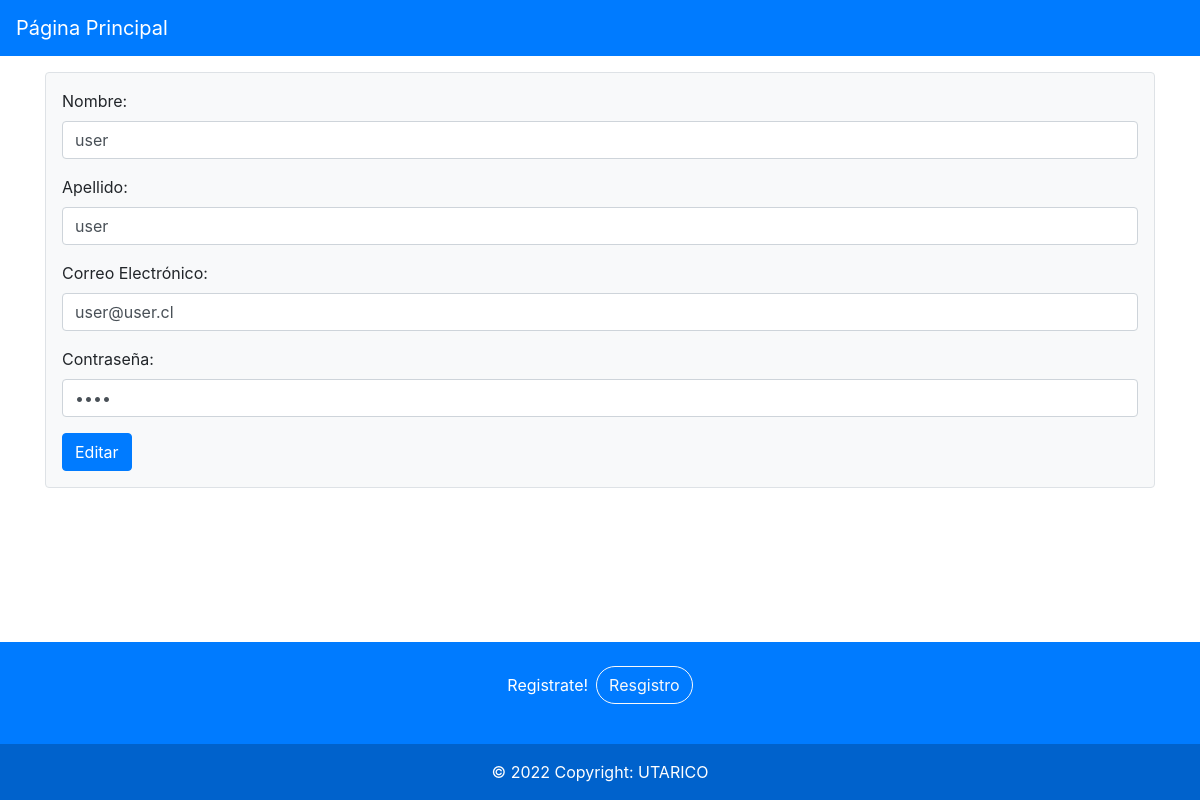
The app's page /resources/php/user/user_edit_form.php?id=2, older data.
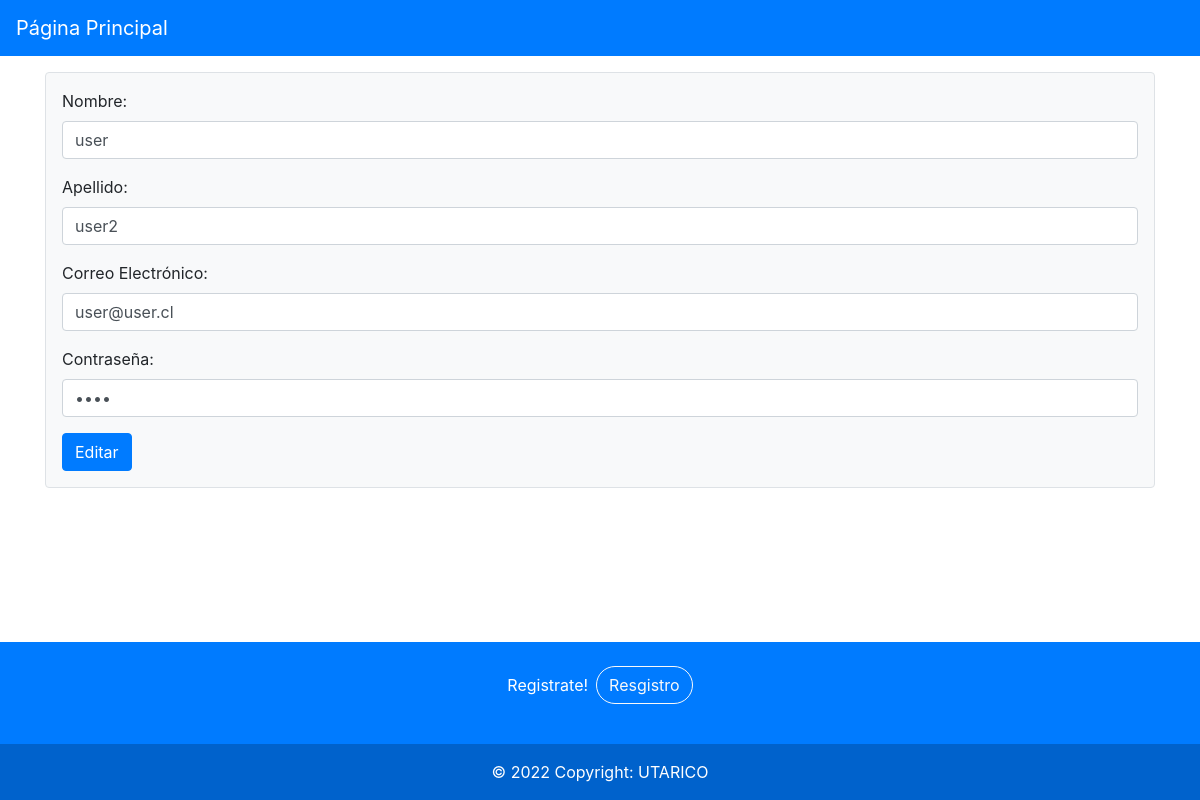
The same page, newer data.
### tables this page shows
CREATE TABLE `usuarios` (
  `id` int(11) NOT NULL,
  `nombre` varchar(50) NOT NULL,
  `apellido` varchar(50) NOT NULL,
  `correo` varchar(100) NOT NULL,
  `contrasena` varchar(100) NOT NULL,
  `fecha_creacion` date NOT NULL
);

### resources/php/user/user_edit_form.php (the view, shortened to what this page needs)
<!DOCTYPE html>
<html lang="en">
<head>
    <link rel="stylesheet" href="https://cdn.jsdelivr.net/npm/bootstrap@4.6.1/dist/css/bootstrap.min.css">
    <link type="text/css" rel="stylesheet" href="../../css/estilo.css">
</head>
<body>
    <?php
    include("../conexion.php");
    $id = $_GET['id'];
    $consulta = "SELECT * FROM proyecto.usuarios WHERE id = $id";
    $resultado = $conn->query($consulta);
    $datosUser = $resultado->fetch_array(MYSQLI_ASSOC);
    ?>
    <header>
        <nav class="navbar navbar-dark bg-primary justify-content-start">
            <a class="navbar-brand" href="main.html"> Página Principal</a>
        </nav>
    </header>
    <div class="container">
        <form action="../user/edit_user_trigger.php" class="bg-light my-3 p-3 border rounded" method="POST" enctype="multipart/form-data">
            <div class="form-group">
                <label for="nombre">Nombre:</label>
                <input type="text" class="form-control" value="<?php echo $datosUser['nombre']; ?>" name="nombre" id="nombre" required>
            </div>
            <div class="form-group">
                <label for="apelido">Apellido:</label>
                <input type="text" class="form-control" value="<?php echo $datosUser['apellido']; ?>" name="apellido" id="apellido" required>
            </div>
            <div class="form-group">
                <label for="email">Correo Electrónico:</label>
                <input type="email" class="form-control" value="<?php echo $datosUser['correo']; ?>" name="email" id="email" required>
            </div>
            <div class="form-group">
                <label for="pass">Contraseña:</label>
                <input type="password" class="form-control" value="<?php echo $datosUser['contrasena']; ?>" name="pass" id="pass" required>
            </div>
            <button type="submit" name="accion" value="editar" class="btn btn-primary">Editar</button>
        </form>
    </div>
    <footer class="text-center text-white bg-primary">
        <div class="container p-4 pb-0">
            <section class="">
                <p class="d-flex justify-content-center align-items-center">
                <span class="me-3">Registrate!</span>
                <button type="button" class="btn btn-outline-light rounded-pill ml-2">
                    Resgistro
                </button>
                </p>
            </section>
        </div>
        <div class="text-center p-3" style="background-color: rgba(0, 0, 0, 0.2);">
        © 2022 Copyright: UTARICO
        </div>
    </footer>
</body>
</html>

Row changes from the older to the newer data that the page shows:
changed usuarios "user": apellido "user" → "user2"
